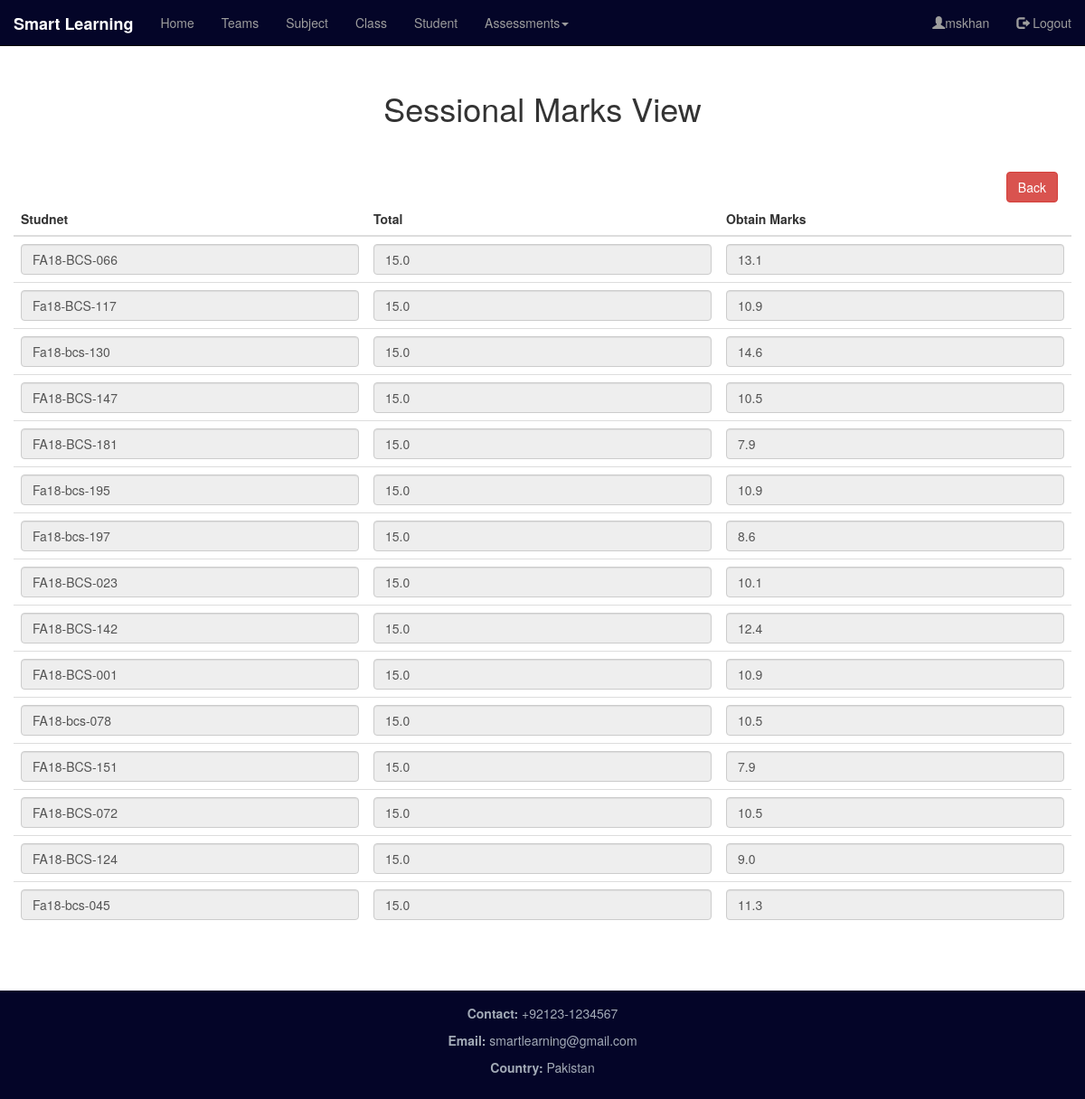
The page /dashboard/sessional_marks_view/2 (signed in) on the database its author committed.
### dashboard_app/models.py (models this page shows, shortened)
class SessionalMarks(models.Model):
    TimeStamp=models.DateTimeField(auto_now_add=True)
    sesm_student=models.ForeignKey(Student_Enroll, on_delete=models.CASCADE)
    sesm_sessional=models.ForeignKey(Enroll_Sessional, on_delete=models.CASCADE)
    sesm_obtained_marks=models.FloatField(max_length=4)
    class Meta:
        unique_together = (('sesm_student', 'sesm_sessional'),)

class Student_Enroll(models.Model):
    s_class=models.ForeignKey(Class, on_delete=models.CASCADE )
    s_subject=models.ForeignKey(Subject, on_delete=models.CASCADE)
    s_student= models.ForeignKey(Student, on_delete=models.CASCADE)
    class Meta:
        unique_together = (('s_subject', 's_student','s_class'),)
    def __str__(self):
        return str(self.s_student)

class Student(models.Model):
    s_roll_number=models.CharField(max_length=15, primary_key=True)
    s_first_name=models.CharField(max_length=256)
    s_last_name=models.CharField(max_length=256)
    s_gender=models.CharField(max_length=1, choices=gender_list)
    s_department=models.CharField(max_length=3, choices=department_list)
    def __str__(self):
        return self.s_roll_number

class Enroll_Sessional(models.Model):
    TimeStamp=models.DateTimeField(auto_now_add=True)
    ses_teacher=models.ForeignKey(Teacher, on_delete=models.CASCADE)
    ses_subject=models.ForeignKey(Subject, on_delete=models.CASCADE)
    ses_class=models.ForeignKey(Class,on_delete=models.CASCADE)
    ses_number=models.IntegerField()
    ses_title=models.CharField(max_length=256)
    ses_total_marks=models.FloatField(max_length=4)
    class Meta:
        unique_together = (('ses_subject', 'ses_title'),)

### dashboard_app/views.py (the view)
# urls.py: path('sessional_marks_view/<int:pk>',views.sessional_marks_view, name="sessional_marks_view"),
def sessional_marks_view(request,pk):
    if request.user.is_authenticated:
        if request.session.has_key('username'):
            name=request.session['username']
            ass=Enroll_Sessional.objects.get(pk=pk)
            t_mark=ass.ses_total_marks
            try:
                st=SessionalMarks.objects.filter(sesm_sessional=ass)
                return render(request, "dashboard_app/sess_marks_view.html",{'name':name,'st':st,'t_mark':t_mark})
            except Exception:
                return redirect('/dashboard/enroll_sessional/')
        else:
            return redirect('/')
    else:
        return redirect('/')

### templates/dashboard_app/sess_marks_view.html
<!DOCTYPE html>
{% extends "base.html" %}
{% load staticfiles %}
{% block body_block %}
<div style="margin-top: 50px">
  <h1 class="text-center">Sessional Marks View</h1><br><br>
<a href="{% url 'dashboard_app:enroll_sessional_page' %}"><button id="cancel_btn" type="button" class="btn btn-danger" style="float: right;">Back</button></a>
</div>
  <div class="row" style="margin-top: 10px; min-height: 500px">
    <table class="table">
      <thead>
        <th>Studnet</th>
        <th>Total</th>
        <th>Obtain Marks</th>
      </thead>
      <tbody>
        {% for i in st %}
        <tr>
          <td><input class="form-control" type="text" readonly value="{{i.sesm_student}}"></td>
          <td><input class="form-control" type="text" value="{{t_mark}}" readonly></td>
          <td><input class="form-control" type="number" name="{{i.sesm_student}}" value="{{i.sesm_obtained_marks}}" readonly></td>
        </tr>
        {% endfor %}
      </tbody>
    </table>
</div>
</div>
{% endblock %}

### templates/base.html (shortened to what this page needs)
<!DOCTYPE html>
{% load staticfiles %}
<html lang="en">
<head>
  <link rel="stylesheet" href="https://maxcdn.bootstrapcdn.com/bootstrap/3.3.2/css/bootstrap.min.css">
  <link rel="stylesheet" href="https://maxcdn.bootstrapcdn.com/bootstrap/3.4.0/css/bootstrap.min.css">
  <link rel="stylesheet" href="{% static "dashboard_app/css/main.css"%}">
  <link rel="stylesheet" href="//code.jquery.com/ui/1.12.1/themes/base/jquery-ui.css">
</head>
<body>
  <nav class="navbar navbar-inverse navbar-fixed-top ">
    <div class="container-fluid">
      <div class="navbar-header">
        <a class="navbar-brand" href="{% url 'dashboard_app:dashboard_page' %}"><b>Smart Learning</b></a>
      </div>
      <div class="collapse navbar-collapse" id="myNavbar">
        <ul class="nav navbar-nav">
          <li id="home_li"><a href="{% url 'dashboard_app:dashboard_page' %}">Home</a></li>
          <li id="team_li"><a href="{% url 'dashboard_app:group_page' %}">Teams</a></li>
          <li id="subject_li"><a href="{% url 'dashboard_app:enroll_subject_page' %}">Subject</a></li>
          <li><a href="{% url 'dashboard_app:enroll_class_page' %}">Class</a></li>
          <li><a href="{% url 'dashboard_app:enroll_student_class_page' %}">Student</a></li>
          <li id="add_li" class="dropdown"><a class="dropdown-toggle" data-toggle="dropdown" href="{% url 'dashboard_app:enroll_class_page' %}">Assessments<span class="caret"></span></a>
          </li>
        </ul>
        <ul class="nav navbar-nav navbar-right">
          <li><a ><span class="glyphicon glyphicon-user"></span>{{ name }}</a></li>
          <li><a href="{% url 'login_app:logout_page' %}"><span class="glyphicon glyphicon-log-out"></span> Logout</a></li>
        </ul>
      </div>
    </div>
  </nav>
<div class="container-fluid text-center">
  <div class="row content">
    <div class="col-xs-12 text-left">
      <div class="container">
        {% block body_block %}
        {% endblock %}
      </div>
    </div>
  </div>
<footer class="container-fluid text-center" style="margin-top: 50px;">
  <p><b>Contact:</b> +92123-1234567</p>
  <p><b>Email:</b> smartlearning@gmail.com</p>
  <p><b>Country:</b> Pakistan</p>
</footer>
</body>
</html>

### statics/dashboard_app/css/main.css (style rules this page uses)
.navbar { margin-bottom: 0; border-radius: 0; background-color:#040528; }
.container { height: 110% auto; margin-top: 50px; }
.row.content { height: 450px }
footer { background-color:#040528; color: #a3abb7; padding: 15px; bottom:0px; height:20%; }

### rows shown on the page
SessionalMarks: sesm_student "FA18-BCS-066", sesm_obtained_marks "13.1"
Enroll_Sessional: ses_total_marks "15.0"
SessionalMarks: sesm_student "Fa18-BCS-117", sesm_obtained_marks "10.9"
SessionalMarks: sesm_student "Fa18-bcs-130", sesm_obtained_marks "14.6"
SessionalMarks: sesm_student "FA18-BCS-147", sesm_obtained_marks "10.5"
SessionalMarks: sesm_student "FA18-BCS-181", sesm_obtained_marks "7.9"
SessionalMarks: sesm_student "Fa18-bcs-195", sesm_obtained_marks "10.9"
SessionalMarks: sesm_student "Fa18-bcs-197", sesm_obtained_marks "8.6"
SessionalMarks: sesm_student "FA18-BCS-023", sesm_obtained_marks "10.1"
SessionalMarks: sesm_student "FA18-BCS-142", sesm_obtained_marks "12.4"
SessionalMarks: sesm_student "FA18-BCS-001", sesm_obtained_marks "10.9"
SessionalMarks: sesm_student "FA18-bcs-078", sesm_obtained_marks "10.5"
SessionalMarks: sesm_student "FA18-BCS-151", sesm_obtained_marks "7.9"
SessionalMarks: sesm_student "FA18-BCS-072", sesm_obtained_marks "10.5"
SessionalMarks: sesm_student "FA18-BCS-124", sesm_obtained_marks "9.0"
SessionalMarks: sesm_student "Fa18-bcs-045", sesm_obtained_marks "11.3"

### other values the page prints
{{ name }} "mskhan"
